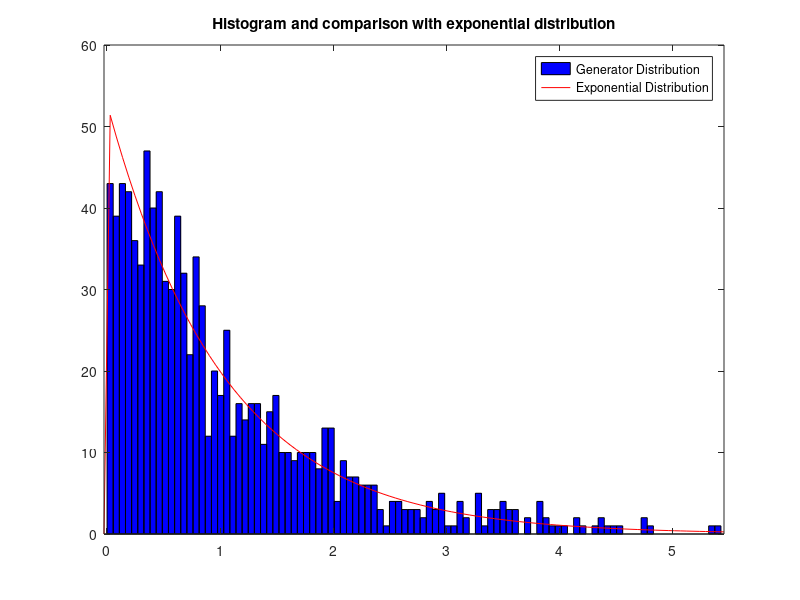

This figure's MATLAB source:
%% Data Analysis Course 2021 - Exercise 2.2 

clear;
close all;
clc;

% Bins
bins = 100;
% Random Numbers
n = 1000;
lamda = 1;

randomNumbers = zeros(n,1);

% Getting the random values from exponential
for i=1:n
    randomNumbers(i) = expinv(rand(),lamda); % cdf/ask
end

histfit(randomNumbers,bins,'exponential');  % fits in the pdf/spp
title("Histogram and comparison with exponential distribution");
legend("Generator Distribution","Exponential Distribution");
